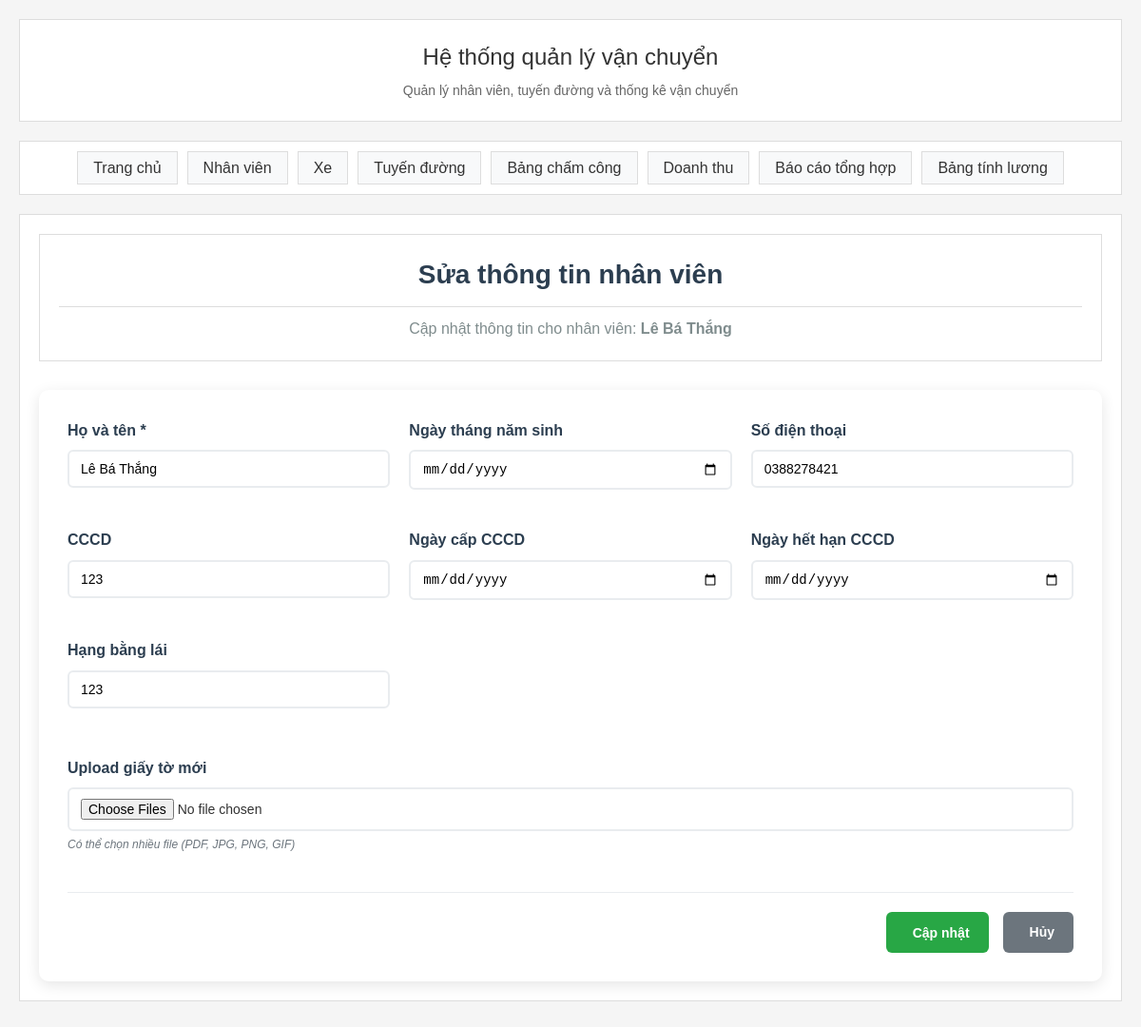
The app's page /employees/edit/3, older data.
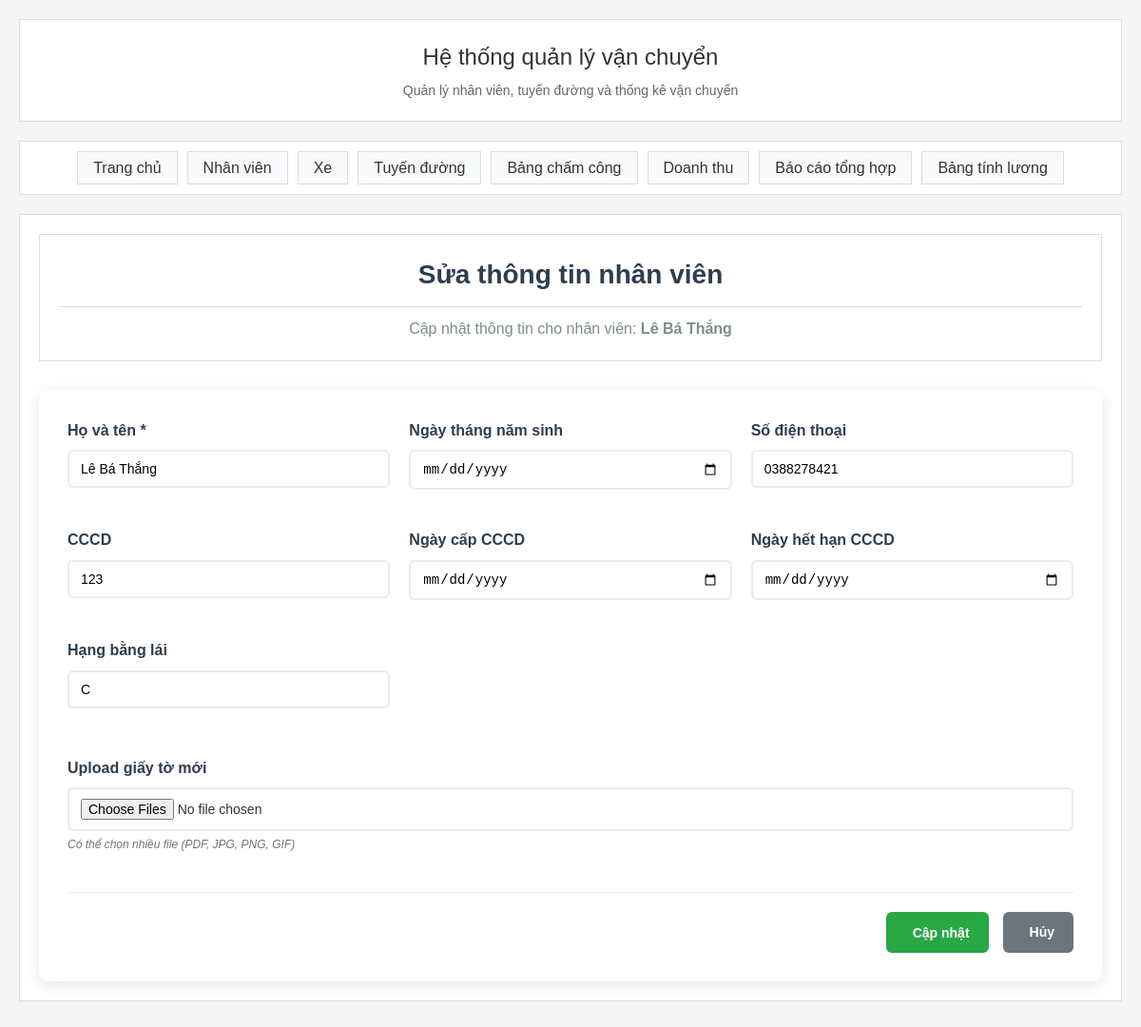
The same page, newer data.
### main.py (models this page shows)
class Employee(Base):
    __tablename__ = "employees"
    id = Column(Integer, primary_key=True, index=True)
    name = Column(String, nullable=False)
    birth_date = Column(Date)  # Ngày tháng năm sinh
    phone = Column(String)
    cccd = Column(String)  # Số CCCD
    cccd_issue_date = Column(Date)  # Ngày cấp CCCD
    cccd_expiry = Column(Date)  # Ngày hết hạn CCCD
    driving_license = Column(String)  # Số bằng lái xe
    license_expiry = Column(Date)  # Ngày hết hạn bằng lái
    documents = Column(String)  # Đường dẫn file upload giấy tờ (JSON array)
    status = Column(Integer, default=1)  # 1: Active, 0: Inactive
    created_at = Column(DateTime, default=datetime.utcnow)

### main.py (the view)
@app.get("/employees/edit/{employee_id}", response_class=HTMLResponse)
async def edit_employee_page(request: Request, employee_id: int, db: Session = Depends(get_db)):
    employee = db.query(Employee).filter(Employee.id == employee_id, Employee.status == 1).first()
    if not employee:
        return RedirectResponse(url="/employees", status_code=303)
    return templates.TemplateResponse("edit_employee.html", {"request": request, "employee": employee})

### templates/edit_employee.html (shortened to what this page needs)
{% extends "base.html" %}
{% block content %}
<div class="page-header">
    <h2> Sửa thông tin nhân viên</h2>
    <p>Cập nhật thông tin cho nhân viên: <strong>{{ employee.name }}</strong></p>
</div>
<div class="form-section">
    <form method="post" action="/employees/edit/{{ employee.id }}" enctype="multipart/form-data">
        <div class="form-grid">
            <div class="form-group">
                <label for="name">Họ và tên *</label>
                <input type="text" id="name" name="name" required placeholder="Nhập họ và tên nhân viên" value="{{ employee.name }}">
            </div>
            <div class="form-group">
                <label for="birth_date">Ngày tháng năm sinh</label>
                <input type="date" id="birth_date" name="birth_date" value="{{ employee.birth_date.strftime('%Y-%m-%d') if employee.birth_date else '' }}">
            </div>
            <div class="form-group">
                <label for="phone">Số điện thoại</label>
                <input type="tel" id="phone" name="phone" placeholder="Nhập số điện thoại" value="{{ employee.phone or '' }}">
            </div>
            <div class="form-group">
                <label for="cccd">CCCD</label>
                <input type="text" id="cccd" name="cccd" placeholder="Nhập số CCCD" value="{{ employee.cccd or '' }}">
            </div>
            <div class="form-group">
                <label for="cccd_issue_date">Ngày cấp CCCD</label>
                <input type="date" id="cccd_issue_date" name="cccd_issue_date" value="{{ employee.cccd_issue_date.strftime('%Y-%m-%d') if employee.cccd_issue_date else '' }}">
            </div>
            <div class="form-group">
                <label for="cccd_expiry">Ngày hết hạn CCCD</label>
                <input type="date" id="cccd_expiry" name="cccd_expiry" value="{{ employee.cccd_expiry.strftime('%Y-%m-%d') if employee.cccd_expiry else '' }}">
            </div>
            <div class="form-group">
                <label for="driving_license">Hạng bằng lái</label>
                <input type="text" id="driving_license" name="driving_license" placeholder="Nhập hạng bằng lái (VD: B2, C, D)" value="{{ employee.driving_license or '' }}">
            </div>
        </div>
        <div class="form-group">
            <label for="documents">Upload giấy tờ mới</label>
            <input type="file" id="documents" name="documents" multiple accept=".pdf,.jpg,.jpeg,.png,.gif" onchange="previewFiles(this)">
            <small class="form-help">Có thể chọn nhiều file (PDF, JPG, PNG, GIF)</small>
        </div>
        <div class="form-actions">
            <button type="submit" class="btn btn-success">
                 Cập nhật
            </button>
            <a href="/employees" class="btn btn-secondary">
                 Hủy
            </a>
        </div>
    </form>
</div>
{% endblock %}

### templates/base.html (shortened to what this page needs)
<!DOCTYPE html>
<html lang="vi">
<head>
    <link rel="stylesheet" href="/static/style.css">
</head>
<body>
    <div class="container">
        <div class="header">
            <h1>Hệ thống quản lý vận chuyển</h1>
            <p>Quản lý nhân viên, tuyến đường và thống kê vận chuyển</p>
        </div>
        <nav class="nav">
            <ul>
                <li><a href="/">Trang chủ</a></li>
                <li><a href="/employees">Nhân viên</a></li>
                <li><a href="/vehicles">Xe</a></li>
                <li><a href="/routes">Tuyến đường</a></li>
                <li><a href="/daily-new">Bảng chấm công</a></li>
                <li><a href="/revenue">Doanh thu</a></li>
                <li><a href="/report">Báo cáo tổng hợp</a></li>
                <li><a href="/salary-calculation">Bảng tính lương</a></li>
            </ul>
        </nav>
        <main class="content">
            {% block content %}{% endblock %}
        </main>
    </div>
</body>
</html>

### static/style.css (style rules this page uses)
* { margin: 0; padding: 0; box-sizing: border-box; }
body { font-family: Arial, sans-serif; background-color: #f5f5f5; color: #333; line-height: 1.6; }
.container { max-width: 1200px; margin: 0 auto; padding: 20px; }
.header { background: white; border: 1px solid #ddd; padding: 20px; margin-bottom: 20px; text-align: center; }
.header h1 { color: #333; font-size: 24px; margin-bottom: 5px; font-weight: normal; }
.header p { color: #666; font-size: 14px; }
.nav { background: white; border: 1px solid #ddd; padding: 15px; margin-bottom: 20px; }
.nav ul { list-style: none; display: flex; justify-content: center; flex-wrap: wrap; gap: 10px; }
.nav a { text-decoration: none; color: #333; padding: 8px 16px; background: #f8f9fa; border: 1px solid #ddd; transition: background-color 0.2s; }
.content { background: white; border: 1px solid #ddd; padding: 20px; margin-bottom: 20px; }
.content h2 { color: #333; margin-bottom: 20px; font-size: 18px; border-bottom: 1px solid #ddd; padding-bottom: 10px; }
.form-group { margin-bottom: 20px; }
.form-group label { display: block; margin-bottom: 5px; font-weight: normal; color: #333; }
.form-group input, .form-group select { width: 100%; padding: 8px 12px; border: 1px solid #ddd; font-size: 14px; background: white; }
.form-help { display: block; font-size: 12px; color: #6c757d; margin-top: 4px; font-style: italic; }
.btn { background: #007bff; color: white; padding: 8px 16px; border: none; font-size: 14px; cursor: pointer; transition: background-color 0.2s; }
.btn-success { background: #28a745; }
.page-header { background: white; border: 1px solid #ddd; padding: 20px; margin-bottom: 20px; text-align: center; }
.page-header h2 { color: #2c3e50; font-size: 28px; margin-bottom: 8px; font-weight: 600; }
.page-header p { color: #7f8c8d; font-size: 16px; }
.form-actions { text-align: center; margin-top: 25px; padding-top: 20px; border-top: 1px solid #eee; }

### templates/edit_employee.html (style rules this page uses)
.page-header { margin-bottom: 30px; }
.page-header h2 { color: #2c3e50; margin-bottom: 10px; }
.page-header p { color: #7f8c8d; margin: 0; }
.form-section { background: white; border-radius: 10px; box-shadow: 0 4px 15px rgba(0, 0, 0, 0.1); padding: 30px; }
.form-grid { display: grid; grid-template-columns: repeat(auto-fit, minmax(300px, 1fr)); gap: 20px; margin-bottom: 30px; }
.form-group { display: flex; flex-direction: column; }
.form-group label { font-weight: 600; color: #2c3e50; margin-bottom: 8px; }
.form-group input { padding: 10px 12px; border: 2px solid #e9ecef; border-radius: 6px; font-size: 14px; transition: border-color 0.3s; }
.form-help { color: #6c757d; font-size: 12px; margin-top: 5px; }
.form-actions { display: flex; gap: 15px; justify-content: flex-end; padding-top: 20px; border-top: 1px solid #e9ecef; }
.btn { padding: 10px 20px; border: none; border-radius: 6px; font-size: 14px; font-weight: 600; cursor: pointer; text-decoration: none; display: inline-flex; align-items: center; gap: 8px; transition: all 0.3s; }
.btn-success { background: #28a745; color: white; }
.btn-secondary { background: #6c757d; color: white; }

Row changes from the older to the newer data that the page shows:
changed Employee "Lê Bá Thắng": driving_license "123" → "C"
